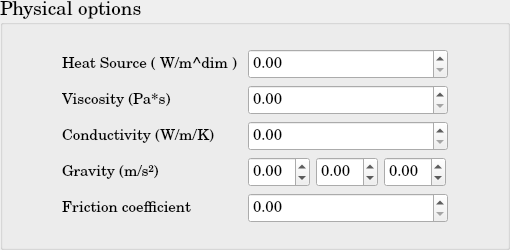
       <widget class="QGroupBox" name="SP_PhysicalOptions">
        <property name="minimumSize">
         <size>
          <width>510</width>
          <height>250</height>
         </size>
        </property>
        <property name="maximumSize">
         <size>
          <width>510</width>
          <height>250</height>
         </size>
        </property>
        <property name="font">
         <font>
          <family>Century Schoolbook L</family>
          <pointsize>14</pointsize>
          <weight>50</weight>
          <bold>false</bold>
         </font>
        </property>
        <property name="title">
         <string>Physical options</string>
        </property>
        <layout class="QGridLayout" name="gridLayout_16">
         <item row="0" column="0">
          <layout class="QGridLayout" name="gridLayout_14">
           <item row="0" column="0">
            <widget class="QLabel" name="SP_HeatSource">
             <property name="minimumSize">
              <size>
               <width>180</width>
               <height>30</height>
              </size>
             </property>
             <property name="maximumSize">
              <size>
               <width>180</width>
               <height>30</height>
              </size>
             </property>
             <property name="font">
              <font>
               <pointsize>11</pointsize>
              </font>
             </property>
             <property name="text">
              <string>Heat Source ( W/m^dim )</string>
             </property>
            </widget>
           </item>
           <item row="0" column="1">
            <widget class="QDoubleSpinBox" name="SP_HeatSource_doubleSpinBox">
             <property name="minimumSize">
              <size>
               <width>200</width>
               <height>30</height>
              </size>
             </property>
             <property name="maximumSize">
              <size>
               <width>200</width>
               <height>30</height>
              </size>
             </property>
             <property name="font">
              <font>
               <pointsize>11</pointsize>
              </font>
             </property>
             <property name="maximum">
              <double>1000000000.000000000000000</double>
             </property>
            </widget>
           </item>
           <item row="1" column="0">
            <widget class="QLabel" name="SP_Viscosity">
             <property name="minimumSize">
              <size>
               <width>180</width>
               <height>30</height>
              </size>
             </property>
             <property name="maximumSize">
              <size>
               <width>180</width>
               <height>30</height>
              </size>
             </property>
             <property name="font">
              <font>
               <pointsize>11</pointsize>
              </font>
             </property>
             <property name="text">
              <string>Viscosity (Pa*s)</string>
             </property>
            </widget>
           </item>
           <item row="1" column="1">
            <widget class="QDoubleSpinBox" name="SP_Viscosity_doubleSpinBox">
             <property name="minimumSize">
              <size>
               <width>200</width>
               <height>30</height>
              </size>
             </property>
             <property name="maximumSize">
              <size>
               <width>200</width>
               <height>30</height>
              </size>
             </property>
             <property name="font">
              <font>
               <pointsize>11</pointsize>
              </font>
             </property>
             <property name="maximum">
              <double>1000000000.000000000000000</double>
             </property>
            </widget>
           </item>
           <item row="2" column="0">
            <widget class="QLabel" name="SP_Conductivity">
             <property name="minimumSize">
              <size>
               <width>180</width>
               <height>30</height>
              </size>
             </property>
             <property name="maximumSize">
              <size>
               <width>180</width>
               <height>30</height>
              </size>
             </property>
             <property name="font">
              <font>
               <pointsize>11</pointsize>
              </font>
             </property>
             <property name="text">
              <string>Conductivity (W/m/K)</string>
             </property>
            </widget>
           </item>
           <item row="2" column="1">
            <widget class="QDoubleSpinBox" name="SP_Conductivity_doubleSpinBox">
             <property name="minimumSize">
              <size>
               <width>200</width>
               <height>30</height>
              </size>
             </property>
             <property name="maximumSize">
              <size>
               <width>200</width>
               <height>30</height>
              </size>
             </property>
             <property name="font">
              <font>
               <pointsize>11</pointsize>
              </font>
             </property>
             <property name="maximum">
              <double>1000000000.000000000000000</double>
             </property>
            </widget>
           </item>
           <item row="3" column="0">
            <widget class="QLabel" name="SP_Gravity">
             <property name="minimumSize">
              <size>
               <width>180</width>
               <height>30</height>
              </size>
             </property>
             <property name="maximumSize">
              <size>
               <width>180</width>
               <height>30</height>
              </size>
             </property>
             <property name="font">
              <font>
               <pointsize>11</pointsize>
              </font>
             </property>
             <property name="text">
              <string>Gravity (m/s²)</string>
             </property>
            </widget>
           </item>
           <item row="3" column="1">
            <layout class="QHBoxLayout" name="SP_Gravity_hLayout">
             <item>
              <widget class="QDoubleSpinBox" name="SP_Gravity_1d_doubleSpinBox">
               <property name="minimumSize">
                <size>
                 <width>62</width>
                 <height>30</height>
                </size>
               </property>
               <property name="maximumSize">
                <size>
                 <width>62</width>
                 <height>30</height>
                </size>
               </property>
               <property name="font">
                <font>
                 <pointsize>11</pointsize>
                </font>
               </property>
               <property name="minimum">
                <double>-1000000000.000000000000000</double>
               </property>
               <property name="maximum">
                <double>1000000000.000000000000000</double>
               </property>
              </widget>
             </item>
             <item>
              <widget class="QDoubleSpinBox" name="SP_Gravity_2d_doubleSpinBox">
               <property name="minimumSize">
                <size>
                 <width>62</width>
                 <height>30</height>
                </size>
               </property>
               <property name="maximumSize">
                <size>
                 <width>62</width>
                 <height>30</height>
                </size>
               </property>
               <property name="font">
                <font>
                 <pointsize>11</pointsize>
                </font>
               </property>
               <property name="minimum">
                <double>-1000000000.000000000000000</double>
               </property>
               <property name="maximum">
                <double>1000000000.000000000000000</double>
               </property>
              </widget>
             </item>
             <item>
              <widget class="QDoubleSpinBox" name="SP_Gravity_3d_doubleSpinBox">
               <property name="minimumSize">
                <size>
                 <width>62</width>
                 <height>30</height>
                </size>
               </property>
               <property name="maximumSize">
                <size>
                 <width>62</width>
                 <height>30</height>
                </size>
               </property>
               <property name="font">
                <font>
                 <pointsize>11</pointsize>
                </font>
               </property>
               <property name="minimum">
                <double>-1000000000.000000000000000</double>
               </property>
               <property name="maximum">
                <double>1000000000.000000000000000</double>
               </property>
              </widget>
             </item>
            </layout>
           </item>
           <item row="4" column="0">
            <widget class="QLabel" name="SP_FrictionCoef">
             <property name="minimumSize">
              <size>
               <width>180</width>
               <height>30</height>
              </size>
             </property>
             <property name="maximumSize">
              <size>
               <width>180</width>
               <height>30</height>
              </size>
             </property>
             <property name="font">
              <font>
               <pointsize>11</pointsize>
              </font>
             </property>
             <property name="text">
              <string>Friction coefficient</string>
             </property>
            </widget>
           </item>
           <item row="4" column="1">
            <widget class="QDoubleSpinBox" name="SP_FrictionCoefficients_doubleSpinBox">
             <property name="minimumSize">
              <size>
               <width>200</width>
               <height>30</height>
              </size>
             </property>
             <property name="maximumSize">
              <size>
               <width>200</width>
               <height>30</height>
              </size>
             </property>
             <property name="font">
              <font>
               <pointsize>11</pointsize>
              </font>
             </property>
             <property name="maximum">
              <double>1000000000.000000000000000</double>
             </property>
             <property name="singleStep">
              <double>0.000001000000000</double>
             </property>
            </widget>
           </item>
          </layout>
         </item>
        </layout>
       </widget>
